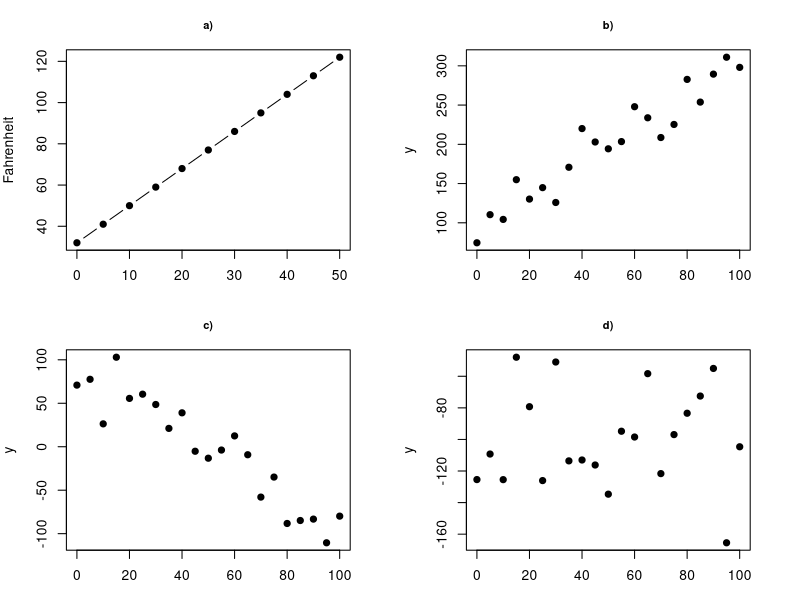
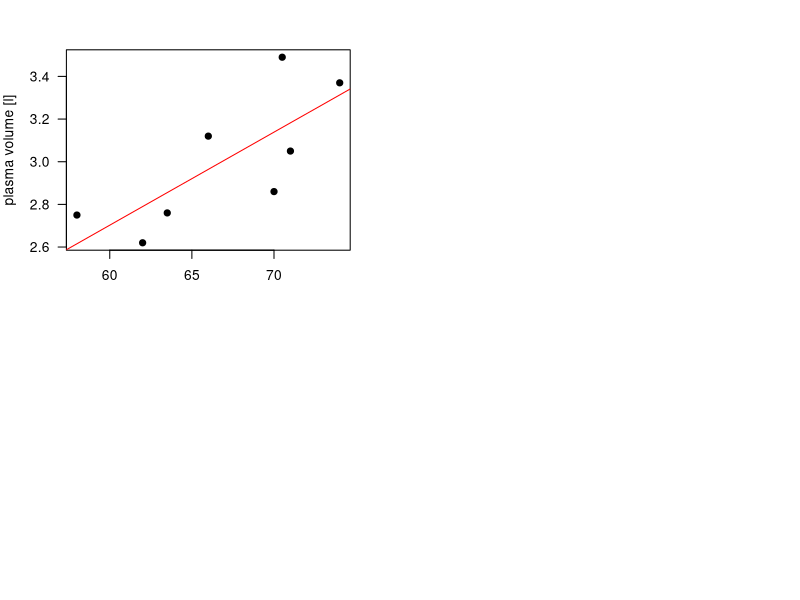

Write the R code that produced these figures, in order.
## ---- chunk 1
knitr::opts_chunk$set(echo = TRUE)
knitr::opts_chunk$set(fig.path="session-regression-I-files/figures/")
knitr::opts_chunk$set(fig.pos = 'H')
## ---- chunk 2

par(mfrow=c(2,2), mar=c(3,4,3,3))

# Deterministic relationship example
x_celcius <- seq(from=0, to=50, by=5)
y_fahr <- 9/5*x_celcius+32
plot(x_celcius, y_fahr, type="b", pch=19, xlab="Celcius", ylab="Fahrenheit", main="a)", cex.main=0.8)

# Statistical relationship (increasing)
x <- seq(from=0, to=100, by=5)
y_increasing <- 2*x + rnorm(length(x), mean=100, sd=25)
plot(x, y_increasing, pch=19, xlab="x", ylab="y", main="b)", cex.main=0.8)

# Statistical relationship (decreasing)
y_decreasing <- -2*x + rnorm(length(x), mean=100, sd=25)
plot(x, y_decreasing, pch=19, xlab="x", ylab="y", main="c)", cex.main=0.8)

# Statistical relationshp (random)
y_random <- - rnorm(length(x), mean=100, sd=25)
plot(x, y_random, pch=19, xlab="x", ylab="y", main="d)", cex.main=0.8)


## ---- chunk 3

weight <- c(58, 70, 74, 63.5, 62.0, 70.5, 71.0, 66.0) # body weight (kg)
plasma <- c(2.75, 2.86, 3.37, 2.76, 2.62, 3.49, 3.05, 3.12) # plasma volume (liters)
## ---- chunk 4

plot(weight, plasma, pch=19, las=1, xlab = "body weight [kg]", ylab="plasma volume [l]")
abline(lm(plasma~weight), col="red") # regression line

## ---- chunk 5

weight=c(58, 70, 74, 63.5, 62.0, 70.5, 71.0, 66.0) # body weight (kg)
plasma <- c(2.75, 2.86, 3.37, 2.76, 2.62, 3.49, 3.05, 3.12) # plasma volume (liters)

# correlation 
cor(weight, plasma)

# linear regression
x <- weight
y <- plasma
model <- lm(y~x)
summary(model)

# prediction
y.hat <- predict(model)

n=length(x)
RSS <- sum((y.hat-y)^2)
RSE <- sqrt(RSS/(n-2))

s <- sqrt((sum((y-mean(y))^2) - (model$coefficients[2])^2*sum((x-mean(x))^2))/(n-2))
se.1 <-s/sqrt(sum((x-mean(x))^2))
se.1

se.0 <- s*sqrt((1/n + mean(x)^2/(sum((x-mean(x))^2))))
se.0


#             Estimate Std. Error t value Pr(>|t|)  
# (Intercept)  0.08572    1.02400   0.084   0.9360  
# x            0.04362    0.01527   2.857   0.0289 *
